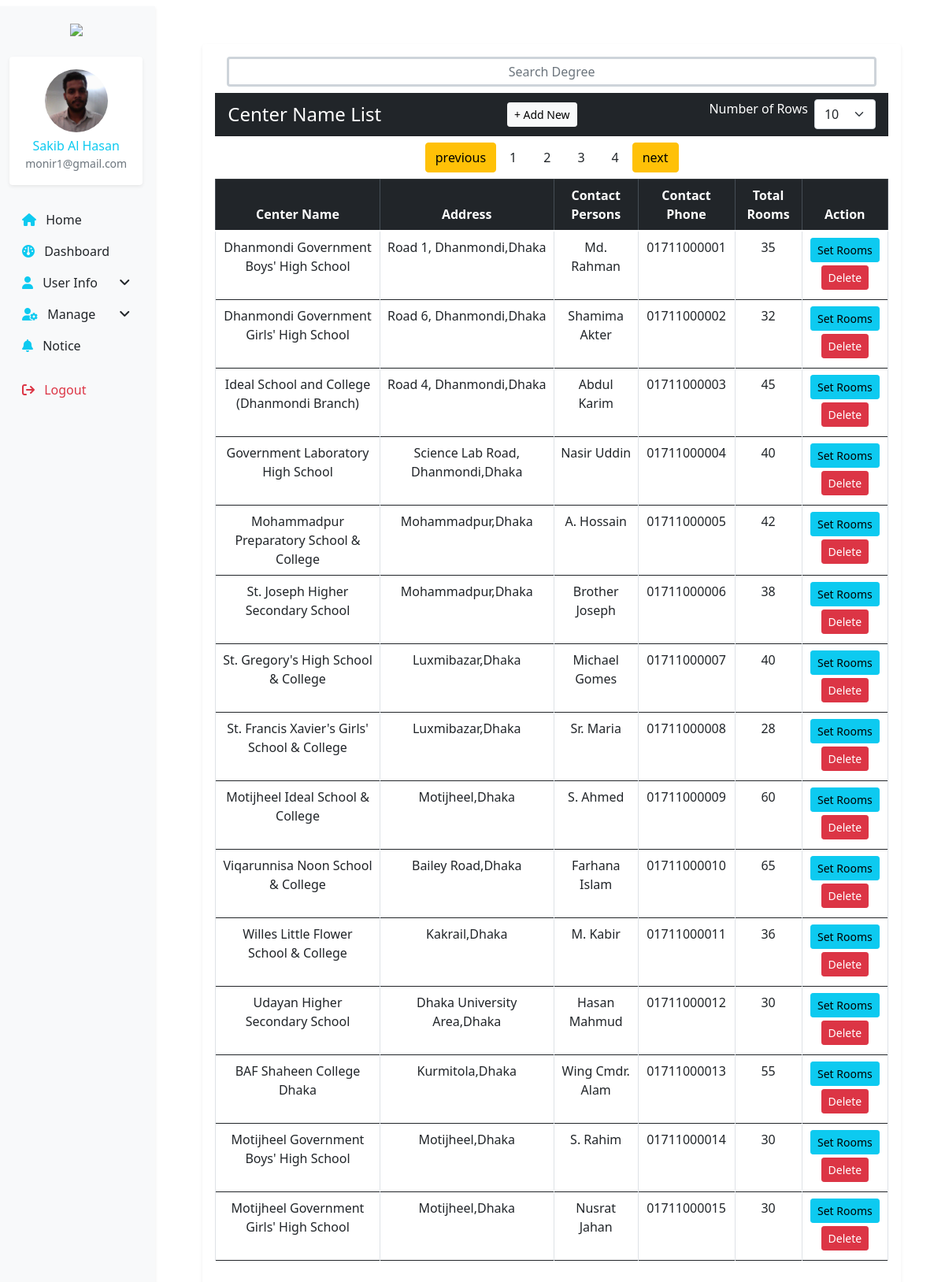
Page /index.php?page=centers (signed in) on the committed database.
### tables this page shows
CREATE TABLE `exam_centers` (
  `id` int NOT NULL,
  `center_name` varchar(200) DEFAULT NULL,
  `address` text,
  `city` varchar(100) DEFAULT NULL,
  `contact_person` varchar(100) DEFAULT NULL,
  `contact_phone` varchar(30) DEFAULT NULL,
  `total_rooms` int DEFAULT NULL,
  `status` tinyint DEFAULT '1',
  `student_capecity` int DEFAULT NULL
);

### index.php (called while the page is built)
<?php
require_once 'route/web.php';
?>

### database/database.php (called while the page is built, shortened)
<?php
    class database{
        protected function connect(){
            $this->host = "localhost";
            $this->dbusername= 'root';
            $this->dbpassword = '';
            $this->dbname = 'job_portal_db';
            $con = new mysqli($this->host,$this->dbusername,$this->dbpassword,$this->dbname);
            return $con;
        }
    }
    class datamodel extends database{
        public function getobjectData($table, $field=' * ', $condition='',$limit= null, $offset=null){
            $sql = "SELECT $field FROM $table";
            $result = $this->connect()->query($sql);
            if($result->num_rows > 0){
                $infodata = array();
                while($row = $result->fetch_object()){
                    $infodata[] = $row;
                }
                return $infodata;
            }
            return null;
        }
    }
?>

### view/admin/add_and_manage_centers/center_lists.php (the view, shortened to what this page needs)
<?php
   require_once 'database/database.php';
    $centers = new datamodel();
    $exam_centers = $centers->getobjectData('exam_centers',' * ');
?>
<!doctype html>
<html class="no-js" lang="en">
<?php require "layouts/head.php" ?>
<body>
	<div class="wrapper p-2">
        <div class="row">
        <?php require "layouts/sidemenu.php" ?>
        <div class="col-md-10">
            <div class="content  container">
                <section>
                    <div class="container py-5">
                        <div class="card shadow-sm border-0">
                            <div class="card-body">
                                <div class="col-md-12 mb-2">
                                        <input type="text" class="text-center form-control border-3" placeholder="Search Degree" id="searchFilter">
                                </div>
                                <div class="d-flex justify-content-between align-items-center mb-1 card-header bg-dark text-white">
                                        <h4 class="mb-0">Center Name List</h4>
                                        <a href="add_job.php" class="btn btn-light btn-sm" data-bs-toggle="modal" data-bs-target="#centerModal">
                                            + Add New
                                        </a>
                                    <div class="rowfilter d-flex">
                                        <label for="" class="px-2 text-center">Number of Rows</label>
                                        <select class="form-select w-auto" id="totalrow">
                                        <option value="10">10</option>
                                        </select>
                                    </div>
                                </div>
                                <div class="pagination_div my-2 d-flex justify-content-center align-item-center">
                                    <div class="d-flex pagination">
                                        <button id="prevbtn" class="btn btn-warning">previous</button>
                                        <div id="DatapaginationID"></div>
                                        <button id="nxtbtn" class="btn btn-warning" >next</button>
                                    </div>
                                </div>
                                <div class="table-responsive">
                                    <table class="table searchtableData table-bordered table-hover align-middle text-center" id="DataTable">
                                        <thead class="table-dark">
                                            <tr>
                                                <th>Center Name</th>
                                                <th>Address</th>
                                                <th>Contact Persons</th>
                                                <th>Contact Phone</th>
                                                <th>Total Rooms</th>
                                                <th>Action</th>
                                            </tr>
                                        </thead>
                                        <tbody>
                                        <?php $sl=1; foreach($exam_centers as $exam_center){ ?>
                                            <tr>
                                                <td><?= $exam_center->center_name?></td>
                                                <td><?= $exam_center->address?>,<?= $exam_center->city?></td>
                                                <td><?= $exam_center->contact_person?></td>
                                                <td><?= $exam_center->contact_phone?></td>
                                                <td><?= $exam_center->total_rooms?></td>
                                                <td>
                                                    <a href="" class="btn btn-sm btn-info mb-1">Set Rooms</a>
                                                    <a href="index.php?page=addcenter&delete=<?= $exam_center->id?>&<?=uniqid()?>&<?=uniqid()?>" onclick="return confirm('Are you sure you want to delete this data?')"  class="btn btn-sm btn-danger mb-1">Delete</a>
                                                </td>
                                            </tr>
                                        <?php $sl++; } ?>
                                        </tbody>
                                    </table>
                                </div>
                            </div>
                        </div>
                    </div>
                </section>
            </div>
        </div>
        </div>
    </div>
</body>
</html>

### assets/css/style.css (style rules this page uses)
:root { --primary: #eee30d; --dark: #0b0b0b; --body: #fff; --box-shadow: 0 0 20px 0px rgba(0, 0, 0, 0.4); --white: #f5f3f3; }
h1,h2,h4,h5,h6,p,ul { margin: 0; padding: 0; }
a,a:hover { text-decoration: none; }
.content { height: 100vh; overflow: scroll; scrollbar-width: none; }

### rows in the picture
exam_centers: center_name "Dhanmondi Government Boys' High School", address "Road 1, Dhanmondi", city "Dhaka", contact_person "Md. Rahman", contact_phone "01711000001", total_rooms "35"
exam_centers: center_name "Dhanmondi Government Girls' High School", address "Road 6, Dhanmondi", city "Dhaka", contact_person "Shamima Akter", contact_phone "01711000002", total_rooms "32"
exam_centers: center_name "Ideal School and College (Dhanmondi Branch)", address "Road 4, Dhanmondi", city "Dhaka", contact_person "Abdul Karim", contact_phone "01711000003", total_rooms "45"
exam_centers: center_name "Government Laboratory High School", address "Science Lab Road, Dhanmondi", city "Dhaka", contact_person "Nasir Uddin", contact_phone "01711000004", total_rooms "40"
exam_centers: center_name "Mohammadpur Preparatory School & College", address "Mohammadpur", city "Dhaka", contact_person "A. Hossain", contact_phone "01711000005", total_rooms "42"
exam_centers: center_name "St. Joseph Higher Secondary School", address "Mohammadpur", city "Dhaka", contact_person "Brother Joseph", contact_phone "01711000006", total_rooms "38"
exam_centers: center_name "St. Gregory's High School & College", address "Luxmibazar", city "Dhaka", contact_person "Michael Gomes", contact_phone "01711000007", total_rooms "40"
exam_centers: center_name "St. Francis Xavier's Girls' School & College", address "Luxmibazar", city "Dhaka", contact_person "Sr. Maria", contact_phone "01711000008", total_rooms "28"
exam_centers: center_name "Motijheel Ideal School & College", address "Motijheel", city "Dhaka", contact_person "S. Ahmed", contact_phone "01711000009", total_rooms "60"
exam_centers: center_name "Viqarunnisa Noon School & College", address "Bailey Road", city "Dhaka", contact_person "Farhana Islam", contact_phone "01711000010", total_rooms "65"
exam_centers: center_name "Willes Little Flower School & College", address "Kakrail", city "Dhaka", contact_person "M. Kabir", contact_phone "01711000011", total_rooms "36"
exam_centers: center_name "Udayan Higher Secondary School", address "Dhaka University Area", city "Dhaka", contact_person "Hasan Mahmud", contact_phone "01711000012", total_rooms "30"
exam_centers: center_name "BAF Shaheen College Dhaka", address "Kurmitola", city "Dhaka", contact_person "Wing Cmdr. Alam", contact_phone "01711000013", total_rooms "55"
exam_centers: center_name "Motijheel Government Boys' High School", address "Motijheel", city "Dhaka", contact_person "S. Rahim", contact_phone "01711000014", total_rooms "30"
exam_centers: center_name "Motijheel Government Girls' High School", address "Motijheel", city "Dhaka", contact_person "Nusrat Jahan", contact_phone "01711000015", total_rooms "30"

### other values in the picture
$_SESSION['name'] "Sakib Al Hasan"
$_SESSION['email'] "monir1@gmail.com"
